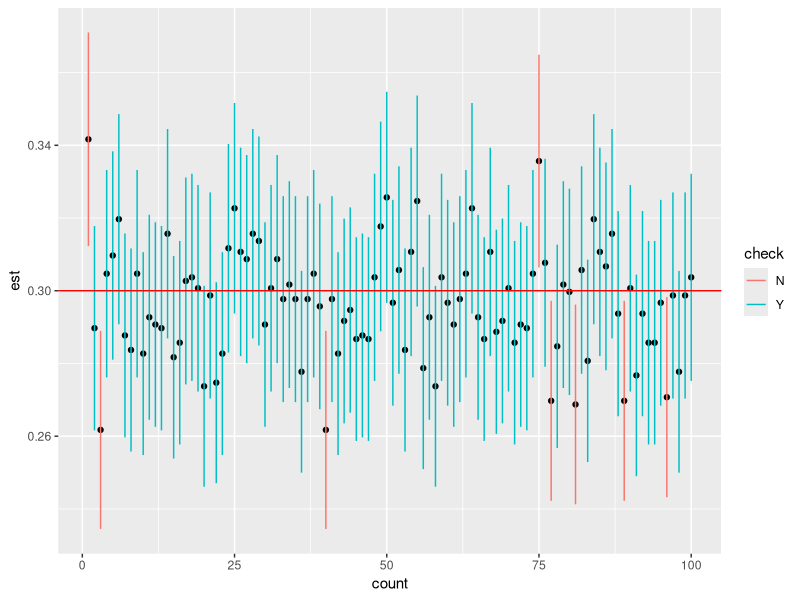

Recreate this plot in R.
#6.3.1
library(tidyverse)
prob <- 0.3
n <- 1001
m <- 100 
alpha<- 0.05
est <- numeric(m)

for(j in 1:m) {
  est[j]  <- sum(rbinom(n,1,prob)/n)
} 
z <- tibble(count=1:m,est=est,
            lower=est-qnorm(1-alpha/2,0,1)*sqrt(est*(1-est)/n),
            upper=est+qnorm(1-alpha/2,0,1)*sqrt(est*(1-est)/n),
            check= ifelse( abs(prob-est) < qnorm(1-alpha/2,0,1)*
                             sqrt(est*(1-est)/n),"Y","N")  )
ggplot(z)+geom_point(aes(x=count,y=est))+
  geom_segment(aes(x=count,y=lower,xend=count,yend=upper,colour=check))+
  geom_hline(yintercept=prob,colour="red")